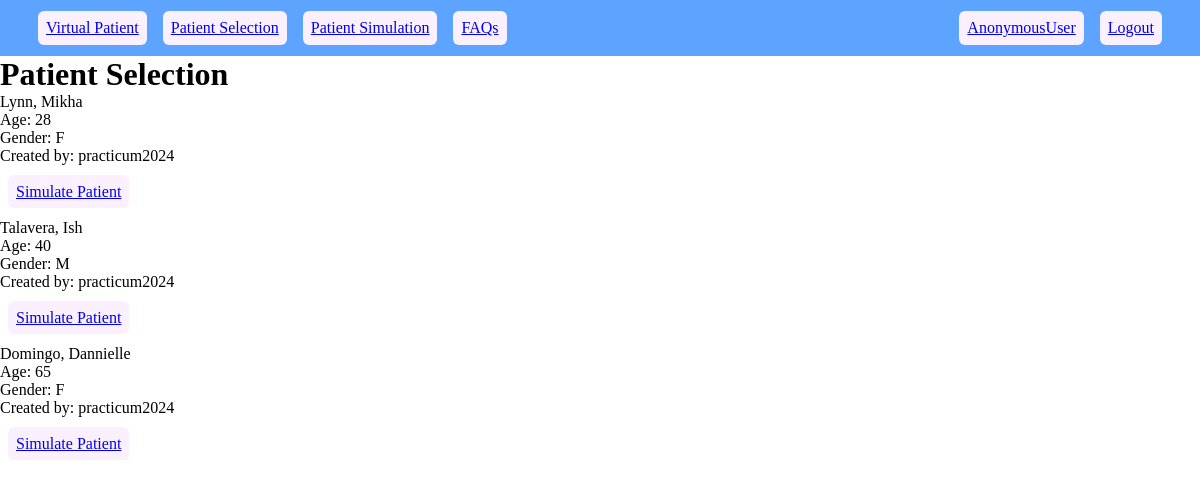
Before: /select/ with the older database file.
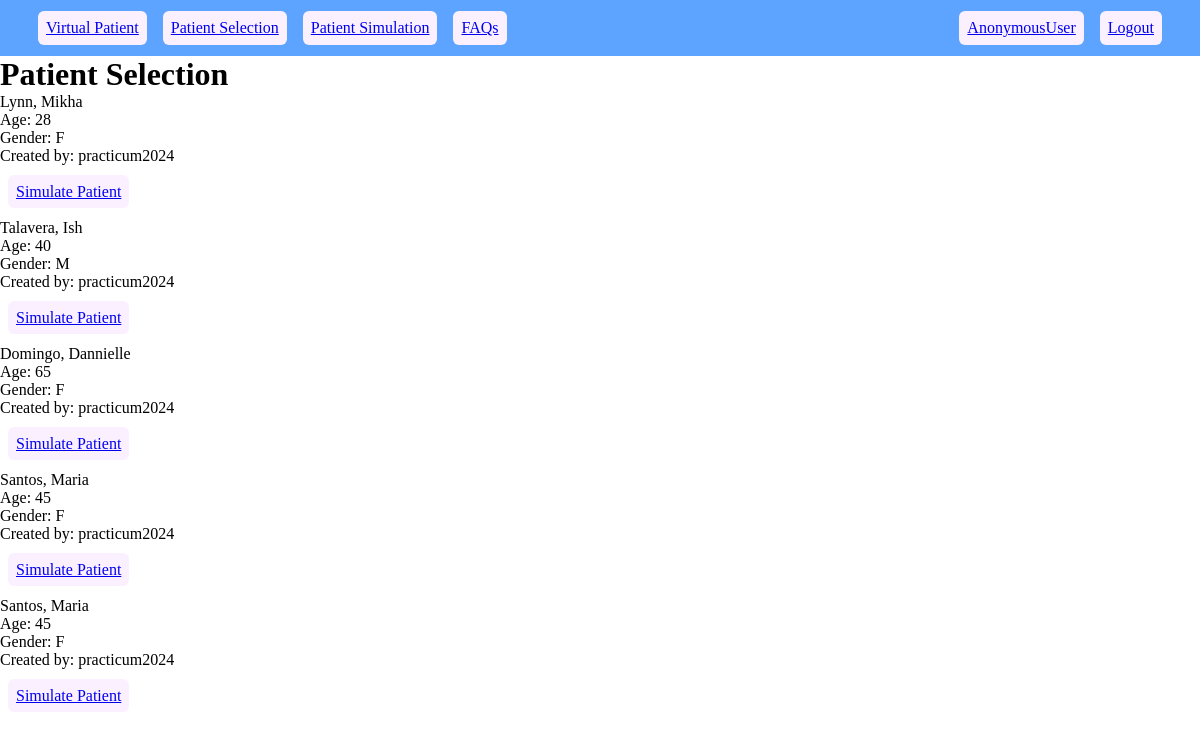
After: the same page with the newer database file.
### virtualpatient/models.py (models this page shows, shortened)
class Patient(models.Model):
    first_name = models.CharField(max_length=50, null=True)
    last_name = models.CharField(max_length=50, null=True)
    age = models.IntegerField(null=True, blank=True)
    sex = models.CharField(max_length=1, choices=[
        ('M', 'Male'),
        ('F', 'Female'),
    ], null=True)
    height = models.FloatField(help_text="Height in cm", null=True)
    weight = models.FloatField(help_text="Weight in kg", null=True)
    description = models.TextField(blank=True, null=True)
    symptoms = models.TextField(blank=True, null=True)
    notes = models.TextField(blank=True, null=True)
    illness_to_be_diagnosed = models.CharField(max_length=255, blank=True, null=True)
    created_by = models.ForeignKey(User, on_delete=models.CASCADE)

### virtualpatient/views.py (the view)
# urls.py: path('select/', views.select, name='select'),
def select(request):
    patients = Patient.objects.all()
    context = {'patients': patients, 'is_teacher': request.user.groups.filter(name='teacher').exists()}
    return render(request, 'virtualpatient/select.html', context)

### virtualpatient/templates/virtualpatient/select.html
{% extends 'virtualpatient/base.html' %}
{% load static %}
{% block content %}
    <h1>Patient Selection</h1>
    {% for patient in patients %}
        <div>
            <p>{{patient.last_name}}, {{patient.first_name}}</p>
            <p>Age: {{patient.age}}</p>
            <p>Gender: {{patient.sex}}</p>
            <p>Created by: {{patient.created_by}}</p>
            <br>
            <a href="{% url 'simulate' %}">Simulate Patient</a>
            <br><br>
        </div>
    {% endfor %}
{% endblock %}

### virtualpatient/templates/virtualpatient/base.html (shortened to what this page needs)
<!DOCTYPE html>
<html lang="en">
    <head>
        {% load static %}
        <link rel="stylesheet" href="{% static 'base.css' %}">
    </head>
    <body>
        <div class="header">
            <div class="hdr-1">
                <a href="{% url 'home' %}">Virtual Patient</a>
                <a href="{% url 'select' %}">Patient Selection</a>
                <a href="{% url 'simulate' %}">Patient Simulation</a>
                <a href="{% url 'faqs' %}">FAQs</a>
            </div>
            <div class="hdr-1">
                <a href="{% url 'profile' %}">{{request.user}}</a>
                <a href="{% url 'logout' %}">Logout</a>
            </div>
        </div>
        <div class="content">
            {% block content %}
            {% endblock %}
        </div>
    </body>
</html>

### virtualpatient/static/base.css (style rules this page uses)
* { font-family: 'Franklin Gothic Medium'; margin: 0px; padding: 0px; }
.header { width: 100%; height: 7svh; display: flex; align-items: center; justify-content: space-between; background: #5CA4FF; }
.hdr-1 { display: flex; align-items: center; padding: 30px; color: #DF608F; }
div>a { background: #FBF0FF; margin: 1vh; padding: 1vh; border-radius: 6px; }
.content { height: 93svh; }

Changed rows visible on the page:
added Patient: last_name "Santos", first_name "Maria", age "45", sex "F", created_by "practicum2024"
added Patient: last_name "Santos", first_name "Maria", age "45", sex "F", created_by "practicum2024"
